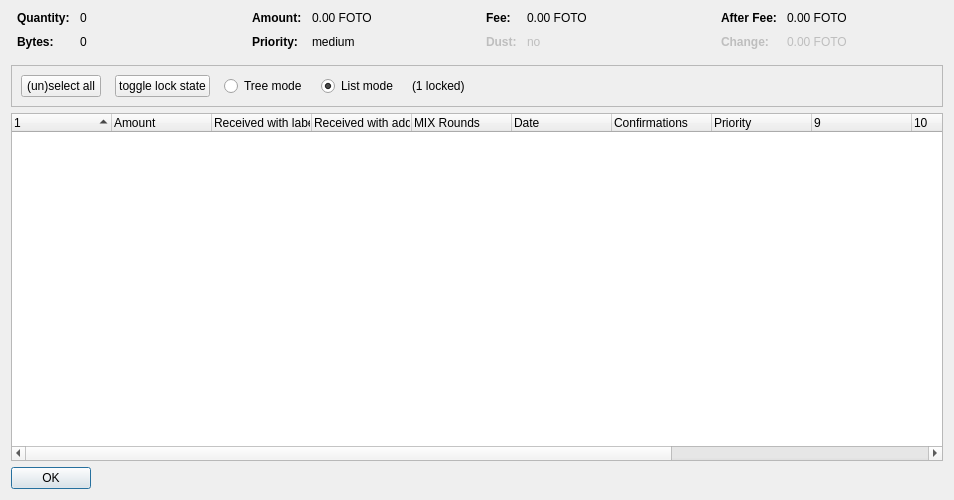
<?xml version="1.0" encoding="UTF-8"?>
<ui version="4.0">
 <class>CoinControlDialog</class>
 <widget class="QDialog" name="CoinControlDialog">
  <property name="geometry">
   <rect>
    <x>0</x>
    <y>0</y>
    <width>954</width>
    <height>500</height>
   </rect>
  </property>
  <property name="windowTitle">
   <string>Coin Selection</string>
  </property>
  <layout class="QVBoxLayout" name="verticalLayout">
   <item>
    <layout class="QHBoxLayout" name="horizontalLayoutTop" stretch="0,0,0,0">
     <property name="topMargin">
      <number>0</number>
     </property>
     <property name="bottomMargin">
      <number>10</number>
     </property>
     <item>
      <layout class="QFormLayout" name="formLayoutCoinControl1">
       <property name="horizontalSpacing">
        <number>10</number>
       </property>
       <property name="verticalSpacing">
        <number>10</number>
       </property>
       <property name="leftMargin">
        <number>6</number>
       </property>
       <property name="rightMargin">
        <number>6</number>
       </property>
       <item row="0" column="0">
        <widget class="QLabel" name="labelCoinControlQuantityText">
         <property name="font">
          <font>
           <weight>75</weight>
           <bold>true</bold>
          </font>
         </property>
         <property name="text">
          <string>Quantity:</string>
         </property>
        </widget>
       </item>
       <item row="0" column="1">
        <widget class="QLabel" name="labelCoinControlQuantity">
         <property name="cursor">
          <cursorShape>IBeamCursor</cursorShape>
         </property>
         <property name="contextMenuPolicy">
          <enum>Qt::ActionsContextMenu</enum>
         </property>
         <property name="text">
          <string notr="true">0</string>
         </property>
         <property name="textInteractionFlags">
          <set>Qt::LinksAccessibleByMouse|Qt::TextSelectableByKeyboard|Qt::TextSelectableByMouse</set>
         </property>
        </widget>
       </item>
       <item row="1" column="0">
        <widget class="QLabel" name="labelCoinControlBytesText">
         <property name="font">
          <font>
           <weight>75</weight>
           <bold>true</bold>
          </font>
         </property>
         <property name="text">
          <string>Bytes:</string>
         </property>
        </widget>
       </item>
       <item row="1" column="1">
        <widget class="QLabel" name="labelCoinControlBytes">
         <property name="cursor">
          <cursorShape>IBeamCursor</cursorShape>
         </property>
         <property name="contextMenuPolicy">
          <enum>Qt::ActionsContextMenu</enum>
         </property>
         <property name="text">
          <string notr="true">0</string>
         </property>
         <property name="textInteractionFlags">
          <set>Qt::LinksAccessibleByMouse|Qt::TextSelectableByKeyboard|Qt::TextSelectableByMouse</set>
         </property>
        </widget>
       </item>
      </layout>
     </item>
     <item>
      <layout class="QFormLayout" name="formLayoutCoinControl2">
       <property name="horizontalSpacing">
        <number>10</number>
       </property>
       <property name="verticalSpacing">
        <number>10</number>
       </property>
       <property name="leftMargin">
        <number>6</number>
       </property>
       <property name="rightMargin">
        <number>6</number>
       </property>
       <item row="0" column="0">
        <widget class="QLabel" name="labelCoinControlAmountText">
         <property name="font">
          <font>
           <weight>75</weight>
           <bold>true</bold>
          </font>
         </property>
         <property name="text">
          <string>Amount:</string>
         </property>
        </widget>
       </item>
       <item row="0" column="1">
        <widget class="QLabel" name="labelCoinControlAmount">
         <property name="cursor">
          <cursorShape>IBeamCursor</cursorShape>
         </property>
         <property name="contextMenuPolicy">
          <enum>Qt::ActionsContextMenu</enum>
         </property>
         <property name="text">
          <string notr="true">0.00 FOTO</string>
         </property>
         <property name="textInteractionFlags">
          <set>Qt::LinksAccessibleByMouse|Qt::TextSelectableByKeyboard|Qt::TextSelectableByMouse</set>
         </property>
        </widget>
       </item>
       <item row="1" column="0">
        <widget class="QLabel" name="labelCoinControlPriorityText">
         <property name="font">
          <font>
           <weight>75</weight>
           <bold>true</bold>
          </font>
         </property>
         <property name="text">
          <string>Priority:</string>
         </property>
        </widget>
       </item>
       <item row="1" column="1">
        <widget class="QLabel" name="labelCoinControlPriority">
         <property name="cursor">
          <cursorShape>IBeamCursor</cursorShape>
         </property>
         <property name="contextMenuPolicy">
          <enum>Qt::ActionsContextMenu</enum>
         </property>
         <property name="text">
          <string>medium</string>
         </property>
         <property name="textInteractionFlags">
          <set>Qt::LinksAccessibleByMouse|Qt::TextSelectableByKeyboard|Qt::TextSelectableByMouse</set>
         </property>
        </widget>
       </item>
      </layout>
     </item>
     <item>
      <layout class="QFormLayout" name="formLayoutCoinControl3">
       <property name="horizontalSpacing">
        <number>10</number>
       </property>
       <property name="verticalSpacing">
        <number>10</number>
       </property>
       <property name="leftMargin">
        <number>6</number>
       </property>
       <property name="rightMargin">
        <number>6</number>
       </property>
       <item row="0" column="0">
        <widget class="QLabel" name="labelCoinControlFeeText">
         <property name="font">
          <font>
           <weight>75</weight>
           <bold>true</bold>
          </font>
         </property>
         <property name="text">
          <string>Fee:</string>
         </property>
        </widget>
       </item>
       <item row="0" column="1">
        <widget class="QLabel" name="labelCoinControlFee">
         <property name="cursor">
          <cursorShape>IBeamCursor</cursorShape>
         </property>
         <property name="contextMenuPolicy">
          <enum>Qt::ActionsContextMenu</enum>
         </property>
         <property name="text">
          <string notr="true">0.00 FOTO</string>
         </property>
         <property name="textInteractionFlags">
          <set>Qt::LinksAccessibleByMouse|Qt::TextSelectableByKeyboard|Qt::TextSelectableByMouse</set>
         </property>
        </widget>
       </item>
       <item row="1" column="0">
        <widget class="QLabel" name="labelCoinControlLowOutputText">
         <property name="enabled">
          <bool>false</bool>
         </property>
         <property name="font">
          <font>
           <weight>75</weight>
           <bold>true</bold>
          </font>
         </property>
         <property name="text">
          <string>Dust:</string>
         </property>
        </widget>
       </item>
       <item row="1" column="1">
        <widget class="QLabel" name="labelCoinControlLowOutput">
         <property name="enabled">
          <bool>false</bool>
         </property>
         <property name="cursor">
          <cursorShape>IBeamCursor</cursorShape>
         </property>
         <property name="contextMenuPolicy">
          <enum>Qt::ActionsContextMenu</enum>
         </property>
         <property name="text">
          <string>no</string>
         </property>
         <property name="textInteractionFlags">
          <set>Qt::LinksAccessibleByMouse|Qt::TextSelectableByKeyboard|Qt::TextSelectableByMouse</set>
         </property>
        </widget>
       </item>
      </layout>
     </item>
     <item>
      <layout class="QFormLayout" name="formLayoutCoinControl4">
       <property name="horizontalSpacing">
        <number>10</number>
       </property>
       <property name="verticalSpacing">
        <number>10</number>
       </property>
       <property name="leftMargin">
        <number>6</number>
       </property>
       <property name="rightMargin">
        <number>6</number>
       </property>
       <item row="0" column="0">
        <widget class="QLabel" name="labelCoinControlAfterFeeText">
         <property name="font">
          <font>
           <weight>75</weight>
           <bold>true</bold>
          </font>
         </property>
         <property name="text">
          <string>After Fee:</string>
         </property>
        </widget>
       </item>
       <item row="0" column="1">
        <widget class="QLabel" name="labelCoinControlAfterFee">
         <property name="cursor">
          <cursorShape>IBeamCursor</cursorShape>
         </property>
         <property name="contextMenuPolicy">
          <enum>Qt::ActionsContextMenu</enum>
         </property>
         <property name="text">
          <string notr="true">0.00 FOTO</string>
         </property>
         <property name="textInteractionFlags">
          <set>Qt::LinksAccessibleByMouse|Qt::TextSelectableByKeyboard|Qt::TextSelectableByMouse</set>
         </property>
        </widget>
       </item>
       <item row="1" column="0">
        <widget class="QLabel" name="labelCoinControlChangeText">
         <property name="enabled">
          <bool>false</bool>
         </property>
         <property name="font">
          <font>
           <weight>75</weight>
           <bold>true</bold>
          </font>
         </property>
         <property name="text">
          <string>Change:</string>
         </property>
        </widget>
       </item>
       <item row="1" column="1">
        <widget class="QLabel" name="labelCoinControlChange">
         <property name="enabled">
          <bool>false</bool>
         </property>
         <property name="cursor">
          <cursorShape>IBeamCursor</cursorShape>
         </property>
         <property name="contextMenuPolicy">
          <enum>Qt::ActionsContextMenu</enum>
         </property>
         <property name="text">
          <string notr="true">0.00 FOTO</string>
         </property>
         <property name="textInteractionFlags">
          <set>Qt::LinksAccessibleByMouse|Qt::TextSelectableByKeyboard|Qt::TextSelectableByMouse</set>
         </property>
        </widget>
       </item>
      </layout>
     </item>
    </layout>
   </item>
   <item>
    <widget class="QFrame" name="frame">
     <property name="minimumSize">
      <size>
       <width>0</width>
       <height>40</height>
      </size>
     </property>
     <property name="frameShape">
      <enum>QFrame::StyledPanel</enum>
     </property>
     <property name="frameShadow">
      <enum>QFrame::Sunken</enum>
     </property>
     <layout class="QHBoxLayout" name="horizontalLayout">
      <item>
       <layout class="QHBoxLayout" name="horizontalLayoutPanel" stretch="0,0,0,0,0,0">
        <property name="spacing">
         <number>14</number>
        </property>
        <item>
         <widget class="QPushButton" name="pushButtonSelectAll">
          <property name="sizePolicy">
           <sizepolicy hsizetype="Maximum" vsizetype="Fixed">
            <horstretch>0</horstretch>
            <verstretch>0</verstretch>
           </sizepolicy>
          </property>
          <property name="text">
           <string>(un)select all</string>
          </property>
          <property name="autoDefault">
           <bool>false</bool>
          </property>
         </widget>
        </item>
        <item>
         <widget class="QPushButton" name="pushButtonToggleLock">
          <property name="sizePolicy">
           <sizepolicy hsizetype="Maximum" vsizetype="Fixed">
            <horstretch>0</horstretch>
            <verstretch>0</verstretch>
           </sizepolicy>
          </property>
          <property name="text">
           <string>toggle lock state</string>
          </property>
          <property name="autoDefault">
           <bool>false</bool>
          </property>
         </widget>
        </item>
        <item>
         <widget class="QRadioButton" name="radioTreeMode">
          <property name="sizePolicy">
           <sizepolicy hsizetype="Maximum" vsizetype="Fixed">
            <horstretch>0</horstretch>
            <verstretch>0</verstretch>
           </sizepolicy>
          </property>
          <property name="text">
           <string>Tree mode</string>
          </property>
         </widget>
        </item>
        <item>
         <widget class="QRadioButton" name="radioListMode">
          <property name="sizePolicy">
           <sizepolicy hsizetype="Maximum" vsizetype="Fixed">
            <horstretch>0</horstretch>
            <verstretch>0</verstretch>
           </sizepolicy>
          </property>
          <property name="text">
           <string>List mode</string>
          </property>
          <property name="checked">
           <bool>true</bool>
          </property>
         </widget>
        </item>
        <item>
         <widget class="QLabel" name="labelLocked">
          <property name="text">
           <string>(1 locked)</string>
          </property>
         </widget>
        </item>
        <item>
         <spacer name="horizontalSpacer">
          <property name="orientation">
           <enum>Qt::Horizontal</enum>
          </property>
          <property name="sizeHint" stdset="0">
           <size>
            <width>40</width>
            <height>20</height>
           </size>
          </property>
         </spacer>
        </item>
       </layout>
      </item>
     </layout>
    </widget>
   </item>
   <item>
    <widget class="CoinControlTreeWidget" name="treeWidget">
     <property name="contextMenuPolicy">
      <enum>Qt::CustomContextMenu</enum>
     </property>
     <property name="sortingEnabled">
      <bool>false</bool>
     </property>
     <property name="columnCount">
      <number>13</number>
     </property>
     <attribute name="headerShowSortIndicator" stdset="0">
      <bool>true</bool>
     </attribute>
     <attribute name="headerStretchLastSection">
      <bool>false</bool>
     </attribute>
     <column>
      <property name="text">
       <string/>
      </property>
     </column>
     <column>
      <property name="text">
       <string>Amount</string>
      </property>
     </column>
     <column>
      <property name="text">
       <string>Received with label</string>
      </property>
     </column>
     <column>
      <property name="text">
       <string>Received with address</string>
      </property>
     </column>
     <column>
      <property name="text">
       <string>MIX Rounds</string>
      </property>
     </column>
     <column>
      <property name="text">
       <string>Date</string>
      </property>
     </column>
     <column>
      <property name="text">
       <string>Confirmations</string>
      </property>
      <property name="toolTip">
       <string>Confirmed</string>
      </property>
     </column>
     <column>
      <property name="text">
       <string>Priority</string>
      </property>
     </column>
     <column>
      <property name="text">
       <string/>
      </property>
     </column>
     <column>
      <property name="text">
       <string/>
      </property>
     </column>
     <column>
      <property name="text">
       <string/>
      </property>
     </column>
     <column>
      <property name="text">
       <string/>
      </property>
     </column>
     <column>
      <property name="text">
       <string/>
      </property>
     </column>
    </widget>
   </item>
   <item>
    <widget class="QDialogButtonBox" name="buttonBox">
     <property name="sizePolicy">
      <sizepolicy hsizetype="Maximum" vsizetype="Fixed">
       <horstretch>0</horstretch>
       <verstretch>0</verstretch>
      </sizepolicy>
     </property>
     <property name="orientation">
      <enum>Qt::Horizontal</enum>
     </property>
     <property name="standardButtons">
      <set>QDialogButtonBox::Ok</set>
     </property>
    </widget>
   </item>
  </layout>
 </widget>
 <customwidgets>
  <customwidget>
   <class>CoinControlTreeWidget</class>
   <extends>QTreeWidget</extends>
   <header>coincontroltreewidget.h</header>
  </customwidget>
 </customwidgets>
 <resources/>
 <connections/>
</ui>
